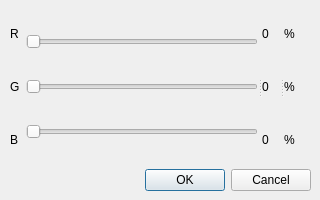
<?xml version="1.0" encoding="UTF-8"?>
<ui version="4.0">
 <class>selectColorDialog</class>
 <widget class="QDialog" name="selectColorDialog">
  <property name="geometry">
   <rect>
    <x>0</x>
    <y>0</y>
    <width>320</width>
    <height>200</height>
   </rect>
  </property>
  <property name="windowTitle">
   <string>Wybierz skladowe RGB</string>
  </property>
  <widget class="QWidget" name="layoutWidget">
   <property name="geometry">
    <rect>
     <x>10</x>
     <y>10</y>
     <width>301</width>
     <height>181</height>
    </rect>
   </property>
   <layout class="QVBoxLayout" name="verticalLayout_5">
    <item>
     <widget class="QSplitter" name="splitter_2">
      <property name="orientation">
       <enum>Qt::Horizontal</enum>
      </property>
      <widget class="QSplitter" name="splitter">
       <property name="orientation">
        <enum>Qt::Horizontal</enum>
       </property>
       <widget class="QWidget" name="layoutWidget_2">
        <layout class="QHBoxLayout" name="horizontalLayout">
         <item>
          <layout class="QVBoxLayout" name="verticalLayout_2">
           <item>
            <widget class="QLabel" name="label_8">
             <property name="text">
              <string>R</string>
             </property>
            </widget>
           </item>
           <item>
            <widget class="QLabel" name="label">
             <property name="text">
              <string>G</string>
             </property>
            </widget>
           </item>
           <item>
            <widget class="QLabel" name="label_3">
             <property name="text">
              <string>B</string>
             </property>
            </widget>
           </item>
          </layout>
         </item>
         <item>
          <layout class="QVBoxLayout" name="verticalLayout_4">
           <item>
            <widget class="QSlider" name="redSlider">
             <property name="maximum">
              <number>100</number>
             </property>
             <property name="orientation">
              <enum>Qt::Horizontal</enum>
             </property>
            </widget>
           </item>
           <item>
            <widget class="QSlider" name="greenSlider">
             <property name="maximum">
              <number>100</number>
             </property>
             <property name="orientation">
              <enum>Qt::Horizontal</enum>
             </property>
            </widget>
           </item>
           <item>
            <widget class="QSlider" name="blueSlider">
             <property name="maximum">
              <number>100</number>
             </property>
             <property name="orientation">
              <enum>Qt::Horizontal</enum>
             </property>
            </widget>
           </item>
          </layout>
         </item>
        </layout>
       </widget>
       <widget class="QWidget" name="layoutWidget_3">
        <layout class="QVBoxLayout" name="verticalLayout">
         <item>
          <widget class="QLabel" name="redVal">
           <property name="text">
            <string>0</string>
           </property>
          </widget>
         </item>
         <item>
          <widget class="QLabel" name="greenVal">
           <property name="text">
            <string>0</string>
           </property>
          </widget>
         </item>
         <item>
          <widget class="QLabel" name="blueVal">
           <property name="text">
            <string>0</string>
           </property>
          </widget>
         </item>
        </layout>
       </widget>
       <widget class="QWidget" name="layoutWidget_4">
        <layout class="QVBoxLayout" name="verticalLayout_3">
         <item>
          <widget class="QLabel" name="label_2">
           <property name="text">
            <string>%</string>
           </property>
          </widget>
         </item>
         <item>
          <widget class="QLabel" name="label_6">
           <property name="text">
            <string>%</string>
           </property>
          </widget>
         </item>
         <item>
          <widget class="QLabel" name="label_4">
           <property name="text">
            <string>%</string>
           </property>
          </widget>
         </item>
        </layout>
       </widget>
      </widget>
     </widget>
    </item>
    <item>
     <widget class="QDialogButtonBox" name="buttonBox">
      <property name="orientation">
       <enum>Qt::Horizontal</enum>
      </property>
      <property name="standardButtons">
       <set>QDialogButtonBox::Cancel|QDialogButtonBox::Ok</set>
      </property>
     </widget>
    </item>
   </layout>
  </widget>
 </widget>
 <resources/>
 <connections>
  <connection>
   <sender>redSlider</sender>
   <signal>valueChanged(int)</signal>
   <receiver>redVal</receiver>
   <slot>setNum(int)</slot>
   <hints>
    <hint type="sourcelabel">
     <x>104</x>
     <y>38</y>
    </hint>
    <hint type="destinationlabel">
     <x>264</x>
     <y>36</y>
    </hint>
   </hints>
  </connection>
  <connection>
   <sender>greenSlider</sender>
   <signal>valueChanged(int)</signal>
   <receiver>greenVal</receiver>
   <slot>setNum(int)</slot>
   <hints>
    <hint type="sourcelabel">
     <x>88</x>
     <y>79</y>
    </hint>
    <hint type="destinationlabel">
     <x>264</x>
     <y>86</y>
    </hint>
   </hints>
  </connection>
  <connection>
   <sender>blueSlider</sender>
   <signal>valueChanged(int)</signal>
   <receiver>blueVal</receiver>
   <slot>setNum(int)</slot>
   <hints>
    <hint type="sourcelabel">
     <x>112</x>
     <y>134</y>
    </hint>
    <hint type="destinationlabel">
     <x>264</x>
     <y>135</y>
    </hint>
   </hints>
  </connection>
  <connection>
   <sender>buttonBox</sender>
   <signal>accepted()</signal>
   <receiver>selectColorDialog</receiver>
   <slot>accept()</slot>
   <hints>
    <hint type="sourcelabel">
     <x>183</x>
     <y>181</y>
    </hint>
    <hint type="destinationlabel">
     <x>203</x>
     <y>257</y>
    </hint>
   </hints>
  </connection>
  <connection>
   <sender>buttonBox</sender>
   <signal>rejected()</signal>
   <receiver>selectColorDialog</receiver>
   <slot>reject()</slot>
   <hints>
    <hint type="sourcelabel">
     <x>256</x>
     <y>173</y>
    </hint>
    <hint type="destinationlabel">
     <x>272</x>
     <y>263</y>
    </hint>
   </hints>
  </connection>
 </connections>
</ui>
